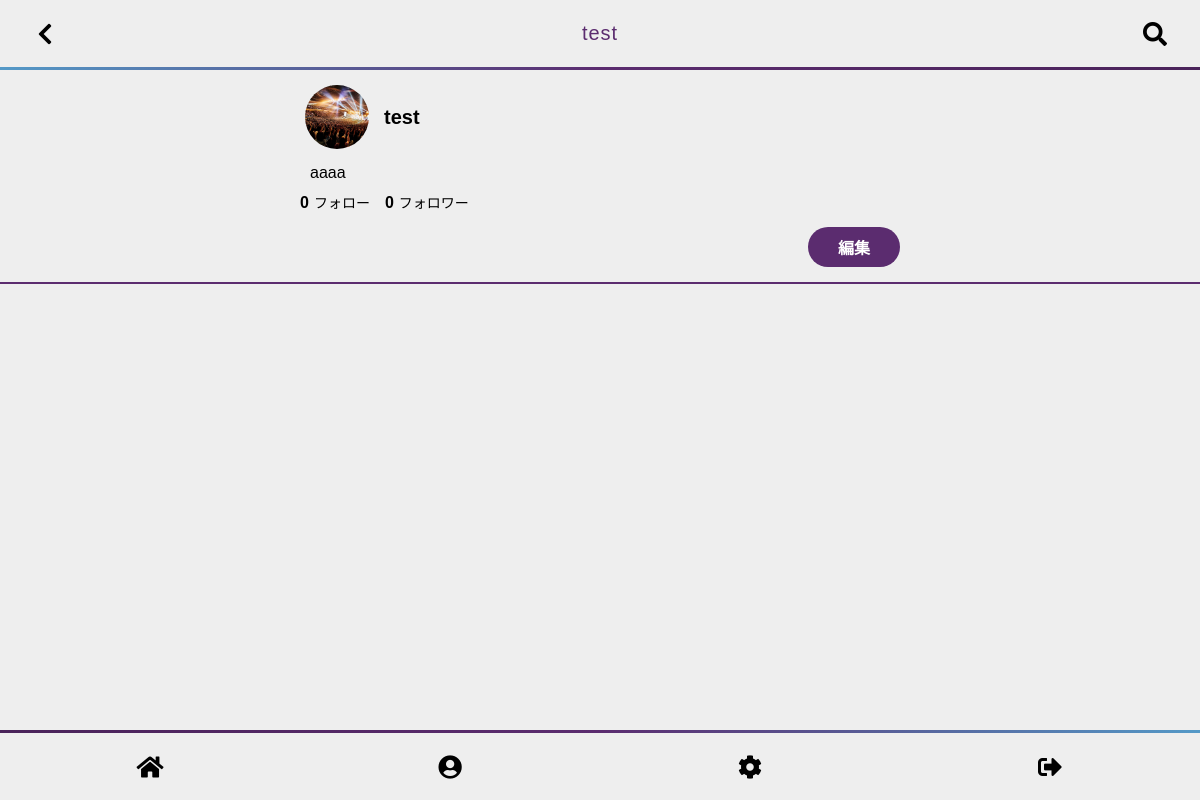
The app's page /profile/?id=12 (signed in) with its own data.
### tables this page shows
CREATE TABLE "members" (
	"id"	INTEGER,
	"name"	VARCHAR(255),
	"email"	VARCHAR(255),
	"password"	VARCHAR(255),
	"image"	TEXT,
	"bio"	TEXT,
	"created"	DATETIME,
	"modified"	TIMESTAMP,
	PRIMARY KEY("id" AUTOINCREMENT)
);

### func.php (called while the page is built, shortened)
<?php
function h($string)
{
  if (!empty($string)) {
    return htmlspecialchars($string, ENT_QUOTES, 'UTF-8', true);
  }
}
class Template
{
  function setValue_tpl_header($heading)
  {
    $this->heading = $heading;
  }
  function show($tplType)
  {
    $v = $this;
    switch ($tplType) {
      case TPL_HEADER_BAR:
        $tplfile = 'header_bar.tpl.php';
        break;
      case TPL_FOOTER_BAR:
        $tplfile = 'footer_bar.tpl.php';
        break;
    }
    include($_SERVER['DOCUMENT_ROOT'] . "/tpl/{$tplfile}");
  }
}

### profile/index.php (the view, shortened to what this page needs)
<?php
require($_SERVER['DOCUMENT_ROOT'] . '/func.php');
$db = dbConnect();
$tpl = new Template();
?>
<!DOCTYPE html>
<html lang="ja">
<head>
  <link href="https://use.fontawesome.com/releases/v5.14.0/css/all.css" rel="stylesheet">
  <link rel="stylesheet" href="/css/general.css">
</head>
<body>
  <?php
  $sql = 'SELECT * FROM members WHERE id = :id';
  $profile = $db->prepare($sql);
  $profile->bindValue(':id', $_REQUEST['id']);
  $profile->execute();
  foreach ($profile as $m) {
    $member = $m;
  }
  $tpl->setValue_tpl_header($member['name']);
  $tpl->show(TPL_HEADER_BAR);
  ?>
  <main class="main" id="main">
    <div class="profile">
      <div class="profile_content">
        <div class="profile_heading">
          <div class="profile_image">
            <img src="<?php echo $member['image']; ?>" alt="<?php echo $member['name']; ?>">
          </div>
          <div class="profile_name">
            <div class="profile_name_text">
              <?php echo $member['name']; ?>
            </div>
          </div>
        </div>
        <div class="profile_exp">
          <?php echo nl2br(h($member['bio'])); ?>
        </div>
        <div class="profile_follow_group">
          <div class="profile_follow_list">
            <?php
            $sql = 'SELECT COUNT(*) AS follow_cnt FROM follow WHERE member_id = :member_id';
            $stmt = $db->prepare($sql);
            $stmt->bindValue(':member_id', $member['id']);
            $stmt->execute();
            $follow = $stmt->fetchColumn();
            ?>
            <span class="follow_num"><?php echo $follow; ?></span>フォロー
          </div>
          <div class="profile_follow_list">
            <?php
            $sql = 'SELECT COUNT(*) AS follow_cnt FROM follow WHERE follow_id = :follow_id';
            $stmt = $db->prepare($sql);
            $stmt->bindValue(':follow_id', $member['id']);
            $stmt->execute();
            $follower = $stmt->fetchColumn();
            ?>
            <span class="follow_num"><?php echo $follower; ?></span>フォロワー
          </div>
          <?php
          $sql = 'SELECT COUNT(*) AS follow_cnt FROM follow WHERE member_id = :member_id AND follow_id = :follow_id';
          $stmt = $db->prepare($sql);
          $stmt->bindValue(':member_id', $_SESSION['id']);
          $stmt->bindValue(':follow_id', $member['id']);
          $stmt->execute();
          $follow = $stmt->fetchColumn();
          if ($_REQUEST['id'] != $_SESSION['id']) : ?>
            <?php if ($follow == 0) : ?>
              <div class="follow_btn">
                <form action="/follow/" method="post">
                  <input type="hidden" name="follow_id" value="<?php echo $_REQUEST['id']; ?>">
                  <input type="submit" value="フォロー">
                </form>
              </div>
            <?php else : ?>
              <div class="follow_btn">
                <form action="/follow/" method="post">
                  <input type="hidden" name="follow_id" value="<?php echo $_REQUEST['id']; ?>">
                  <input type="hidden" name="delete_id" value="<?php echo $_REQUEST['id']; ?>">
                  <input type="submit" value="フォロー解除">
                </form>
              </div>
            <?php endif; ?>
          <?php else : ?>
            <div class="follow_btn">
              <form action="/edit/" method="post">
                <input type="submit" value="編集">
              </form>
            </div>
          <?php endif; ?>
        </div>
      </div>
    </div>
  </main>
</body>
</html>

### tpl/header_bar.tpl.php
<header class="header">
  <div class="header_group">
    <?php if (!empty($_SESSION['id'])) : ?>
      <div class="header_list header_menu_left menu_icon">
        <?php if ($_SERVER['REQUEST_URI'] != '/') : ?>
          <a onclick="history.back();"><i class="fas fa-chevron-left"></i></a>
        <?php else : ?>
          <a href="/"><i class="fas fa-pen-nib"></i></a>
        <?php endif; ?>
      </div>
    <?php endif; ?>
    <div class="header_list header_logo">
      <a href="/">
        <?php echo $v->heading; ?>
      </a>
    </div>
    <?php if (!empty($_SESSION['id'])) : ?>
      <div class="header_list header_menu_right menu_icon">
        <i class="fas fa-search"></i>
      </div>
    <?php endif; ?>
  </div>
</header>

### css/general.css (style rules this page uses)
:root { --main-color: #5b2c6f; --sub-color: #ead6f1; --nice-color: #e74c3c; --background-color: #eee; --text-color: #111; --border-color: #888; --header-bar-height: 70px; --footer-bar-height: 70px; }
* { box-sizing: border-box; font-family: sans-serif; }
body { background-color: var(--background-color); margin: 0; }
a { text-decoration: none; color: var(--background-color); }
.header { display: flex; flex-direction: row; align-items: center; justify-content: center; position: fixed; top: 0; left: 0; width: 100%; height: var(--header-bar-height); background-color: var(--background-color); border-bottom: 3px solid var(--main-color); border-image: linear-gradient(to right, #5499c7, var(--main-color), #4a235a); border-image-slice: 1; }
.header * { color: #000; }
.header_group { display: flex; flex-direction: row; align-items: center; justify-content: center; }
.header_list { display: flex; flex-direction: column; align-items: center; justify-content: center; }
.header_menu_left, .header_menu_right { width: var(--header-bar-height); }
.header_logo { width: calc(100vw - var(--header-bar-height) * 2); font-size: 20px; letter-spacing: 1px; }
.header_logo a { width: 70%; color: var(--main-color); text-align: center; text-overflow: ellipsis; overflow: hidden; white-space: nowrap; }
.menu_icon { font-size: 24px; width: 50px; height: 50px; border-radius: 100%; cursor: pointer; transition: background-color .3s ease-in-out; }
.menu_icon a { display: flex; flex-direction: row; align-items: center; justify-content: center; color: #000; }
.main { display: flex; flex-direction: column; width: 100%; height: calc(100vh - var(--header-bar-height) - var(--footer-bar-height)); overflow-y: scroll; margin: var(--footer-bar-height) auto 0; background-color: var(--background-color); }
.profile { display: flex; flex-direction: column; justify-content: center; width: 100%; margin: 0 auto; align-items: top; border-bottom: 2px solid var(--main-color); padding: 10px; }
.profile .profile_content { width: 90%; max-width: 600px; margin: 0 auto; }
.profile .profile_heading { display: flex; flex-direction: row; align-items: center; justify-content: left; margin-bottom: 5px; }
.profile .profile_image { display: flex; width: 64px; height: 64px; margin: 5px; }
.profile .profile_image img { display: flex; border-radius: 100%; width: 100%; height: 100%; object-fit: cover; }
.profile .profile_name { display: flex; margin-left: 10px; font-weight: bold; max-width: 60vw; }
.profile .profile_name .profile_name_text { width: 100%; word-break: break-word; font-size: 20px; }
.profile .profile_exp { width: 100%; padding: 5px 10px 10px; word-break: break-word; }
.profile .profile_follow_group { width: 100%; display: flex; flex-wrap: wrap; flex-direction: row; align-items: center; }
.profile .profile_follow_list { display: flex; justify-content: left; align-items: baseline; margin-right: 15px; font-size: 14px; }
.profile .profile_follow_list span.follow_num { font-size: 16px; margin-right: 5px; font-weight: bold; }
.profile .follow_btn { display: flex; justify-content: right; align-items: center; width: 100%; }
.profile .follow_btn input { display: flex; align-items: center; justify-content: center; height: 40px; border-radius: 20px; padding: 0 30px; outline: none; border: none; background-color: var(--main-color); color: #fff; cursor: pointer; font-weight: bold; transition: opacity .3s ease-in-out; font-size: 16px; margin-top: 15px; margin-bottom: 5px; }

### records on screen
members: name "test", image+name (picture), bio "aaaa"

### other values on screen
$follow "0"
$follower "0"
